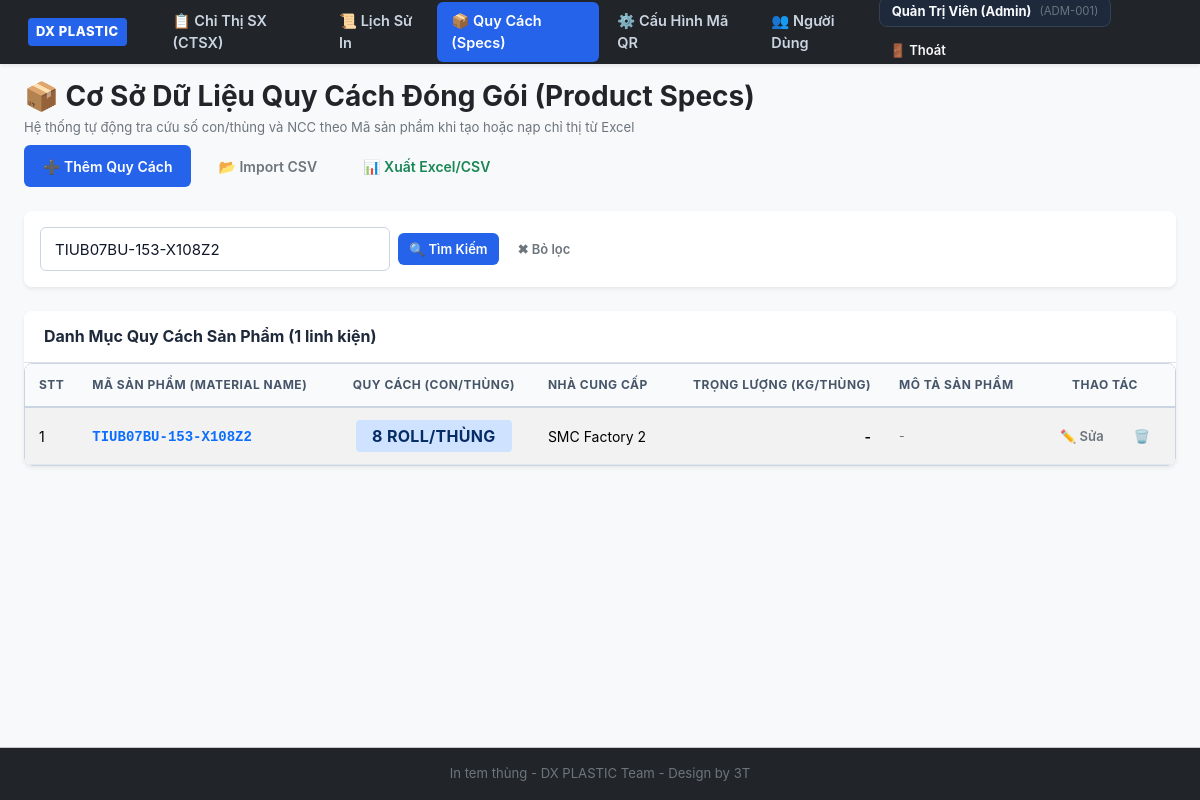
Screenshot of /specs.php?k=TIUB07BU-153-X108Z2 (signed in) with the database file from the repository.
### tables this page shows
CREATE TABLE `product_specs` (
  `id` int(11) NOT NULL,
  `product_code` varchar(100) NOT NULL COMMENT 'Mã sản phẩm (Material Name)',
  `pack_qty` int(11) NOT NULL DEFAULT 1 COMMENT 'Quy cách đóng gói (số con / thùng)',
  `supplier` varchar(100) DEFAULT '' COMMENT 'Nhà cung cấp liên kết',
  `weight_per_box` decimal(8,3) DEFAULT 0.000 COMMENT 'Trọng lượng thùng (Kg)',
  `unit` varchar(20) DEFAULT 'pcs' COMMENT 'Đơn vị tính',
  `description` varchar(255) DEFAULT '' COMMENT 'Mô tả chi tiết linh kiện / sản phẩm',
  `created_at` datetime DEFAULT current_timestamp(),
  `updated_at` datetime DEFAULT current_timestamp() ON UPDATE current_timestamp()
);

### includes/auth.php (called while the page is built, shortened)
<?php
function isLoggedIn() {
    return isset($_SESSION['user_id']) && !empty($_SESSION['user_id']);
}
function hasRole($roles) {
    $currentRole = $_SESSION['role'] ?? 'viewer';
    if (is_array($roles)) {
        return in_array($currentRole, $roles);
    }
    return $currentRole === $roles;
}
function isAdmin() {
    return hasRole('admin');
}

### specs.php (the view, shortened to what this page needs)
<?php
require_once __DIR__ . '/includes/header.php';
$pdo = getDbConnection();
$searchKeyword = trim($_GET['k'] ?? '');
$sql = "SELECT * FROM `product_specs` WHERE 1=1";
$params = [];
if (!empty($searchKeyword)) {
    $sql .= " AND (`product_code` LIKE ? OR `supplier` LIKE ? OR `description` LIKE ?)";
    $kParam = "%{$searchKeyword}%";
    $params = [$kParam, $kParam, $kParam];
}
$sql .= " ORDER BY `product_code` ASC";
$stmt = $pdo->prepare($sql);
$stmt->execute($params);
$specsList = $stmt->fetchAll();
?>
<div class="d-flex justify-content-between align-items-center mb-4 flex-wrap gap-2">
    <div>
        <h1 class="h3 fw-bold text-dark mb-1">📦 Cơ Sở Dữ Liệu Quy Cách Đóng Gói (Product Specs)</h1>
        <p class="text-secondary small mb-0">Hệ thống tự động tra cứu số con/thùng và NCC theo Mã sản phẩm khi tạo hoặc nạp chỉ thị từ Excel</p>
    </div>
    <div class="d-flex gap-2 flex-wrap">
        <button type="button" class="btn btn-primary" onclick="openSpecModal()">
            ➕ Thêm Quy Cách
        </button>
        <button type="button" class="btn btn-outline-secondary" onclick="openImportSpecModal()">
            📂 Import CSV
        </button>
        <a href="export.php?type=specs&k=<?= urlencode($searchKeyword) ?>" class="btn btn-outline-success">
            📊 Xuất Excel/CSV
        </a>
    </div>
</div>
<div class="card border-0 shadow-sm rounded-3 mb-4">
    <div class="card-body p-3">
        <form method="GET" action="specs.php" class="d-flex gap-2 flex-wrap align-items-center">
            <input type="text" name="k" class="form-control form-control-sm" style="max-width: 350px;"
                   placeholder="Tìm kiếm mã sản phẩm, nhà cung cấp..." value="<?= htmlspecialchars($searchKeyword) ?>">
            <button type="submit" class="btn btn-sm btn-primary">🔍 Tìm Kiếm</button>
            <?php if (!empty($searchKeyword)): ?>
                <a href="specs.php" class="btn btn-sm btn-outline-secondary">✖ Bỏ lọc</a>
            <?php endif; ?>
        </form>
    </div>
</div>
<div class="card border-0 shadow-sm rounded-3">
    <div class="card-header bg-white py-3 border-bottom d-flex justify-content-between align-items-center">
        <h5 class="card-title mb-0 fw-bold">Danh Mục Quy Cách Sản Phẩm (<?= count($specsList) ?> linh kiện)</h5>
    </div>
    <div class="card-body p-0">
        <div class="table-responsive">
            <table class="table table-hover table-striped align-middle mb-0">
                <thead class="table-light">
                    <tr>
                        <th style="width: 50px;">STT</th>
                        <th>Mã Sản Phẩm (Material Name)</th>
                        <th style="text-align: center;">Quy Cách (con/thùng)</th>
                        <th>Nhà Cung Cấp</th>
                        <th style="text-align: right;">Trọng Lượng (Kg/thùng)</th>
                        <th>Mô Tả Sản Phẩm</th>
                        <th style="text-align: center; width: 140px;">Thao Tác</th>
                    </tr>
                </thead>
                <tbody>
                    <?php if (empty($specsList)): ?>
                        <tr>
                            <td colspan="7" class="text-center py-4 text-muted">
                                Chưa có quy cách sản phẩm nào trong hệ thống.
                            </td>
                        </tr>
                    <?php else: ?>
                        <?php foreach ($specsList as $i => $s): ?>
                        <tr>
                            <td><?= $i + 1 ?></td>
                            <td>
                                <strong class="text-primary font-monospace"><?= htmlspecialchars($s['product_code']) ?></strong>
                            </td>
                            <td style="text-align: center;">
                                <span class="badge bg-primary-subtle text-primary-emphasis px-3 py-2 fs-6">
                                    <?= (int)$s['pack_qty'] ?> <?= htmlspecialchars($s['unit']) ?>/thùng
                                </span>
                            </td>
                            <td><?= htmlspecialchars($s['supplier'] ?: '-') ?></td>
                            <td style="text-align: right; font-weight: 600;">
                                <?= $s['weight_per_box'] > 0 ? number_format($s['weight_per_box'], 3) . ' Kg' : '-' ?>
                            </td>
                            <td class="small text-secondary"><?= htmlspecialchars($s['description'] ?: '-') ?></td>
                            <td style="text-align: center;">
                                <button type="button" class="btn btn-sm btn-outline-secondary me-1"
                                        onclick='editSpec(<?= htmlspecialchars(json_encode($s), ENT_QUOTES, "UTF-8") ?>)' title="Chỉnh sửa">
                                    ✏️ Sửa
                                </button>
                                <?php if (isAdmin()): ?>
                                    <a href="specs.php?delete_id=<?= $s['id'] ?>" class="btn btn-sm btn-outline-danger"
                                       onclick="return confirm('Xác nhận xóa quy cách mã <?= htmlspecialchars($s['product_code']) ?>?');" title="Xóa">
                                        🗑️
                                    </a>
                                <?php endif; ?>
                            </td>
                        </tr>
                        <?php endforeach; ?>
                    <?php endif; ?>
                </tbody>
            </table>
        </div>
    </div>
</div>
<?php require_once __DIR__ . '/includes/footer.php'; ?>

### assets/css/factory.css (style rules this page uses)
:root { --primary: #1e40af; --primary-hover: #1d4ed8; --primary-light: #dbeafe; --secondary: #475569; --success: #15803d; --success-light: #dcfce7; --warning: #b45309; --warning-light: #fef3c7; --danger: #b91c1c; --danger-light: #fee2e2; --dark: #0f172a; --surface: #ffffff; --background: #f1f5f9; --border: #cbd5e1; --text-main: #0f172a; --text-muted: #64748b; --radius: 8px; --shadow: 0 4px 6px -1px rgba(0, 0, 0, 0.1), 0 2px 4px -2px rgba(0, 0, 0, 0.1); --shadow-lg: 0 10px 15px -3px rgba(0, 0, 0, 0.1), 0 4px 6px -4px rgba(0, 0, 0, 0.1); }
* { box-sizing: border-box; margin: 0; padding: 0; }
body { font-family: -apple-system, BlinkMacSystemFont, "Segoe UI", Roboto, "Helvetica Neue", Arial, sans-serif; background-color: var(--background); color: var(--text-main); line-height: 1.5; font-size: 15px; min-height: 100vh; display: flex; flex-direction: column; }
.card { background: var(--surface); border-radius: var(--radius); border: 1px solid var(--border); box-shadow: var(--shadow); margin-bottom: 24px; overflow: hidden; }
.card-header { padding: 16px 20px; background-color: #f8fafc; border-bottom: 1px solid var(--border); display: flex; align-items: center; justify-content: space-between; }
.card-title { font-size: 16px; font-weight: 700; color: #1e293b; display: flex; align-items: center; gap: 8px; }
.card-body { padding: 20px; }
.form-control { width: 100%; height: 44px; padding: 8px 14px; font-size: 15px; border: 1.5px solid var(--border); border-radius: 6px; background-color: #ffffff; color: var(--text-main); transition: all 0.15s ease; }
.btn { display: inline-flex; align-items: center; justify-content: center; gap: 8px; height: 42px; padding: 0 18px; font-size: 14px; font-weight: 600; border-radius: 6px; border: 1px solid transparent; cursor: pointer; text-decoration: none; transition: all 0.15s ease; white-space: nowrap; }
.btn-sm { height: 32px; padding: 0 10px; font-size: 13px; }
.btn-primary { background-color: #2563eb; color: #ffffff; }
.table-responsive { width: 100%; overflow-x: auto; border: 1px solid var(--border); border-radius: var(--radius); }
.table { width: 100%; border-collapse: collapse; background: #ffffff; font-size: 14px; text-align: left; }
.table th { background-color: #f8fafc; color: #475569; font-weight: 700; text-transform: uppercase; font-size: 12px; letter-spacing: 0.5px; padding: 12px 14px; border-bottom: 2px solid var(--border); white-space: nowrap; }
.table td { padding: 12px 14px; border-bottom: 1px solid #e2e8f0; vertical-align: middle; }
.table-striped tbody tr:nth-of-type(odd) { background-color: #fdfdfd; }
.badge { display: inline-flex; align-items: center; gap: 4px; padding: 4px 8px; border-radius: 4px; font-size: 12px; font-weight: 700; letter-spacing: 0.3px; text-transform: uppercase; }

### rows the page displays
product_specs: product_code "TIUB07BU-153-X108Z2", pack_qty "8", unit "ROLL", supplier "SMC Factory 2", description "-"

### other values shown
$currentUser['full_name'] "Quản Trị Viên (Admin)"
$currentUser['employee_code'] "ADM-001"
count($specsList) "1"
